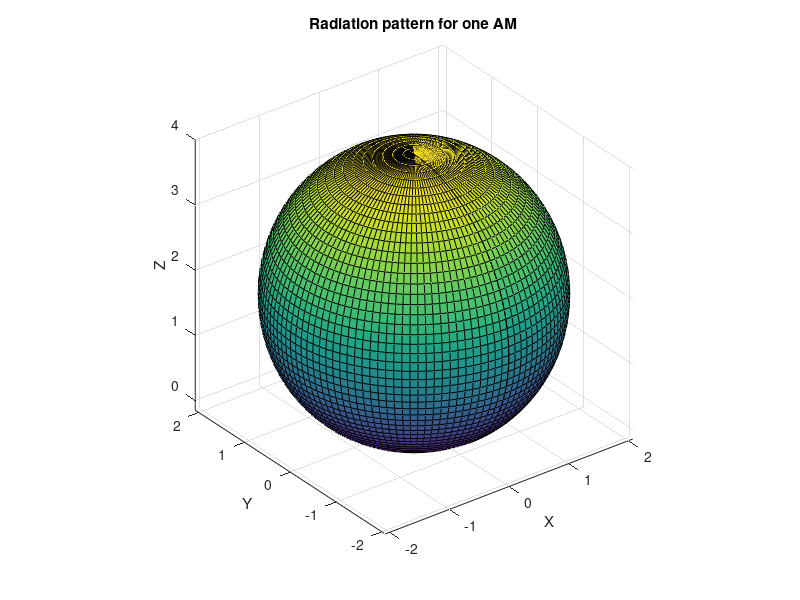

Write the MATLAB code that produced this figure. (Note: this script raises an error after producing the figure.)
%hfyj
clear all; clc; close all;
save_res = 1; % Do you want to save results as pic/… ?
% Signal direction
alpha_s = deg2rad(30);
beta_s = deg2rad(0);
% Jammer direction
beta_j = deg2rad(0);
% Probe signal direction
alpha = deg2rad(-180:2:180);
beta = deg2rad(-90:3:90);
% One AM's radiation pattern
Fa = ones(length(beta), 1) * (1 + cos(alpha - pi/2)).^2;
[alpha_mesh, beta_mesh] = meshgrid( alpha, beta );
[xa, ya, za] = sph2cart(beta_mesh, alpha_mesh, Fa);
% Plot RP for one AM
figure(1);
surf(xa, ya, za);
xlabel('X'); ylabel('Y'); zlabel('Z');
title('Radiation pattern for one AM');
axis equal
% Memory allocation
F = nan(length(beta), length(alpha));
q_dB = 3; % jam/noise, dB
q = 10^(q_dB/10); % ... in absolute value
% Figure for common radiation pattern
figure(2)
pos = get(gcf, 'Position'); pos(3) = 800; set(gcf, 'Position', pos);
for alpha_j = deg2rad(0:5:90)
    C = H(alpha_j, beta_j);
    Dn = q * C * C' + eye(4);
    Hf = H(alpha_s, beta_s);
    beta_w = Dn \ Hf / (Hf' * (Dn \ Hf));
    for a = 1:length(alpha)
        for b = 1:length(beta)
            U = beta_w' * H( alpha(a), beta(b) );
            F(b, a) = abs(U)^2;
        end
    end
    F = Fa .* F;
    [x, y, z] = sph2cart(beta_mesh, alpha_mesh, F);
    b0 = ceil(length(beta)/2); % index for beta = 0
    Fb0 = F(b0, :);
    subplot(1,2,1)
    surf(x, y, z)
    xlabel('X'); ylabel('Y'); zlabel('Z');
    axis equal
    subplot(1,2,2)
    polar(alpha, Fb0); % Radiation pattern
    hold on
    polar( [alpha_s alpha_s], [0 max(Fb0)], 'g'); % Line to signal
    polar( [alpha_j alpha_j], [0 max(Fb0)], 'r'); % Line to jam
    hold off
    drawnow
        if save_res % Save figure(2) to png
        s = sprintf('DN_alpha_j_%03.0f.png', round(rad2deg(alpha_j)));
        saveas(gcf, s, 'png');
        fprintf('Figure is saved at %s\n', s)
        end
end
